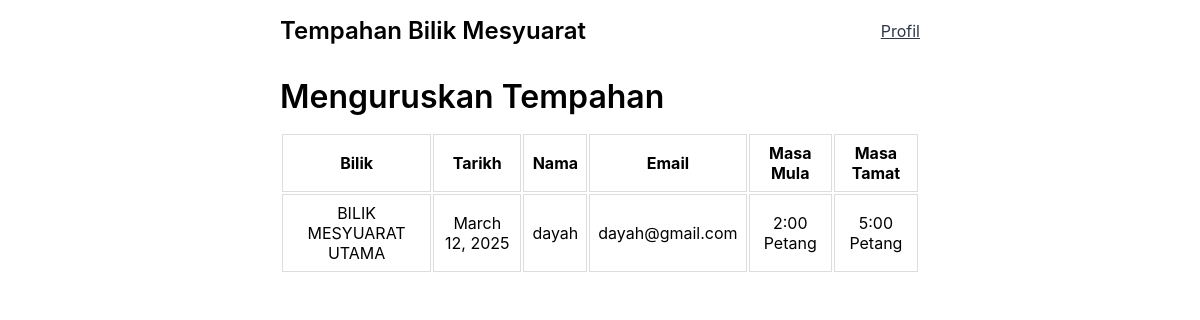
/tempah/manage/bookings (signed in), run on an earlier commit of the app's database.
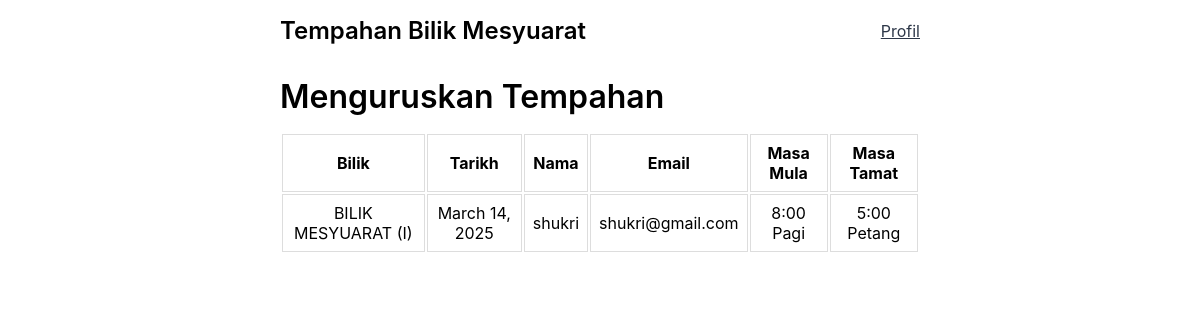
And on a later commit of the database.
### booking/models.py (models this page shows, shortened)
class Booking(models.Model):
    user = models.ForeignKey(User, on_delete=models.CASCADE)
    time_slot = models.ForeignKey(TimeSlot, on_delete=models.CASCADE)
    date = models.DateField()
    class Meta:
        verbose_name = "Tempahan"
        verbose_name_plural = "Tempahan"

class TimeSlot(models.Model):
    check_in_time = models.TimeField(max_length=4)
    check_out_time = models.TimeField(max_length=4)
    room = models.ForeignKey(Room, on_delete=models.CASCADE)
    booked = models.BooleanField(default=False)
    class Meta:
        verbose_name = "Masa Tempahan"
        verbose_name_plural = "Masa Tempahan"
    def get_translated_check_in_time(self):
        hour = self.check_in_time.hour
        minute = self.check_in_time.minute
        if hour == 12 and minute == 0:
            return "Tengah Hari"
        period = "Pagi" if hour < 12 else "Petang"
        if hour == 0:
            hour_12 = 12
        elif hour > 12:
            hour_12 = hour - 12
        else:
            hour_12 = hour
        return f"{hour_12}:{minute:02d} {period}"
    def get_translated_checkout_time(self):
        hour = self.check_out_time.hour
        minute = self.check_out_time.minute
        if hour == 12 and minute == 0:
            return "Tengah Hari"
        period = "Pagi" if hour < 12 else "Petang"
        if hour == 0:
            hour_12 = 12
        elif hour > 12:
            hour_12 = hour - 12
        else:
            hour_12 = hour
        return f"{hour_12}:{minute:02d} {period}"

class Room(models.Model):
    name = models.CharField(max_length=30)
    advance_booking = models.IntegerField()
    booked = models.BooleanField(default=False)
    USERNAME_FIELD = "name"
    class Meta:
        ordering = ["name"]
        verbose_name = "Bilik"
        verbose_name_plural = "Bilik"

class User(AbstractBaseUser):
    email = models.EmailField(
        verbose_name="email address",
        max_length=255,
        unique=True,
    )
    name = models.CharField(max_length=30)
    is_active = models.BooleanField(default=True)
    staff = models.BooleanField(default=False)  # a admin user; non super-user
    admin = models.BooleanField(default=False)  # a superuser
    USERNAME_FIELD = "email"
    REQUIRED_FIELDS = ["name"]  # Email & Password are required by default.
    @property
    def is_staff(self):
        return self.staff
    objects = UserManager()

### booking/views.py (the view)
# urls.py: path("manage/bookings", views.viewBookings, name="bookings"),
@staff_member_required
def viewBookings(request):
    all_bookings = Booking.objects.all()
    context = {"bookings": all_bookings}
    return render(request, "booking/bookings.html", context)

### booking/templates/booking/bookings.html (shortened to what this page needs)
{% extends 'layout.html' %}
{% block content %}
<div class="bookings-wrapper">
  <h1>Menguruskan Tempahan</h1>
  {% if not bookings %}
  <div class="info-wrapper">
    <p class="info">Tiada tempahan dijumpai ! </p>
  </div>
  {% else %}
  <div class="table-wrapper">
    <table>
      <tr>
        <th>Bilik</th>
        <th>Tarikh</th>
        <th>Nama</th>
        <th>Email</th>
        <th>Masa Mula</th>
        <th>Masa Tamat</th>
      </tr>
      {% for booking in bookings %}
      <tr>
        <td>{{booking.time_slot.room.name}}</td>
        <td>{{booking.date}}</td>
        <td>{{booking.user.name}}</td>
        <td>{{booking.user.email}}</td>
        <td>{{booking.time_slot.get_translated_check_in_time}}</td>
        <td>{{booking.time_slot.get_translated_checkout_time}}</td>
      </tr>
      {% endfor%}
    </table>
  </div>
  {% endif %}
</div>
{% endblock content %}

### templates/layout.html (shortened to what this page needs)
<!DOCTYPE html>
{% load static %}
<html lang="en">
  <head>
    <link rel="stylesheet" href="{% static 'styles/layout.css' %}" />
  </head>
  <body>
    <div id="main-wrapper">
      {% include 'navbar.html' %}
      <div id="wrapper">
        {% block content %} {% endblock %}
      </div>
    </div>
  </body>
</html>

### templates/navbar.html
<nav>
  <div><a href="{% url 'home' %}" class="nav-brand">Tempahan Bilik Mesyuarat</a></div>
  {% if request.user.is_authenticated %}
  <div><a class="nav-profile" href="{% url 'user-profile' %}">Profil</a></div>
  {% endif %}
</nav>

### static/styles/layout.css (style rules this page uses)
* { margin: 0; padding: 0; border: 0; }
body { font-family: -apple-system, BlinkMacSystemFont, "Segoe UI", Roboto, Oxygen, Ubuntu, Cantarell, "Open Sans", "Helvetica Neue", sans-serif; text-align: center; }
h1 { font-size: 1.625rem; font-weight: 500; }
#main-wrapper { text-align: left; margin-left: auto; margin-right: auto; padding: 0 1rem; background-color: #ffffff; }
#wrapper { max-width: 640px; }
nav { display: flex; justify-content: space-between; align-items: center; margin-bottom: 1rem; padding: 1rem 0; }
.nav-brand { text-decoration: none; font-size: 1.25rem; color: black; }
.nav-profile { font-size: 1rem; color: #2d3748; }
@media only screen and (min-width: 640px) { #main-wrapper { max-width: 640px; } }
@media only screen and (min-width: 640px) { h1 { font-size: 2rem; font-weight: 600; } }
@media only screen and (min-width: 640px) { .nav-brand { font-size: 1.5rem; font-weight: 600; } }

### booking/templates/booking/bookings.html (style rules this page uses)
.table-wrapper { overflow-x: auto; margin: 1rem auto; }
table { width: 100%; text-align: center; }
th, td { border: 1px solid #ddd; padding: 0.5rem; }

What changed in the data, as far as the page shows it:
removed Booking: time_slot.room.name "BILIK MESYUARAT UTAMA", date "March 12, 2025", user.name "dayah", user.email "dayah@gmail.com", time_slot.get_translated_check_in_time "2:00 Petang", time_slot.get_translated_checkout_time "5:00 Petang"
added Booking: time_slot.room.name "BILIK MESYUARAT (I)", date "March 14, 2025", user.name "shukri", user.email "shukri@gmail.com", time_slot.get_translated_check_in_time "8:00 Pagi", time_slot.get_translated_checkout_time "5:00 Petang"
